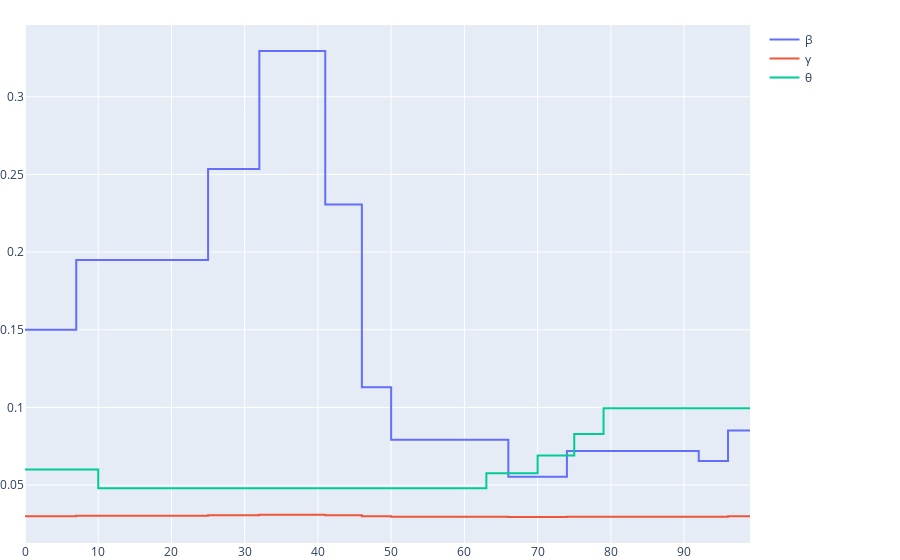

Write notebook code for a chart like this one.
### Code cell
T = 100
beta = JumpProcess(5, 0.3, 10, T, 0)
gamma = JumpProcess(1, 0.01, 10, T, 0)
theta = JumpProcess(2, 0.2, 20, T, 1)
dynamic = SIRQt(beta.value, gamma.value, theta.value, 0.03)
dynamic
